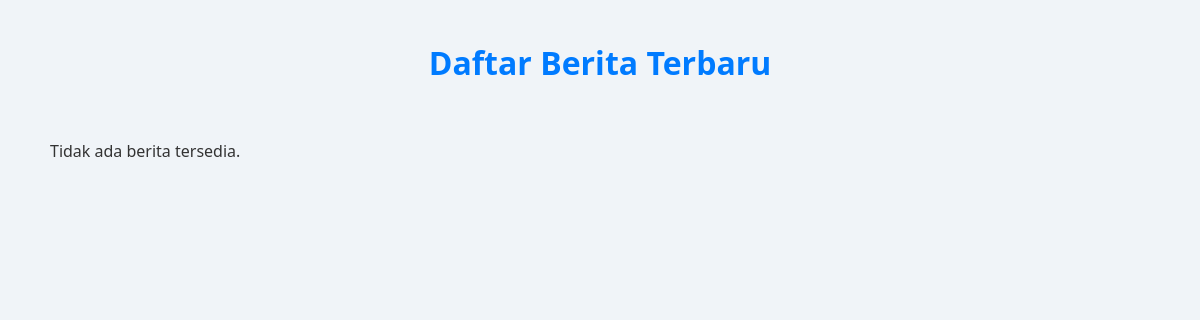
The page /berita/ on the database as committed earlier.
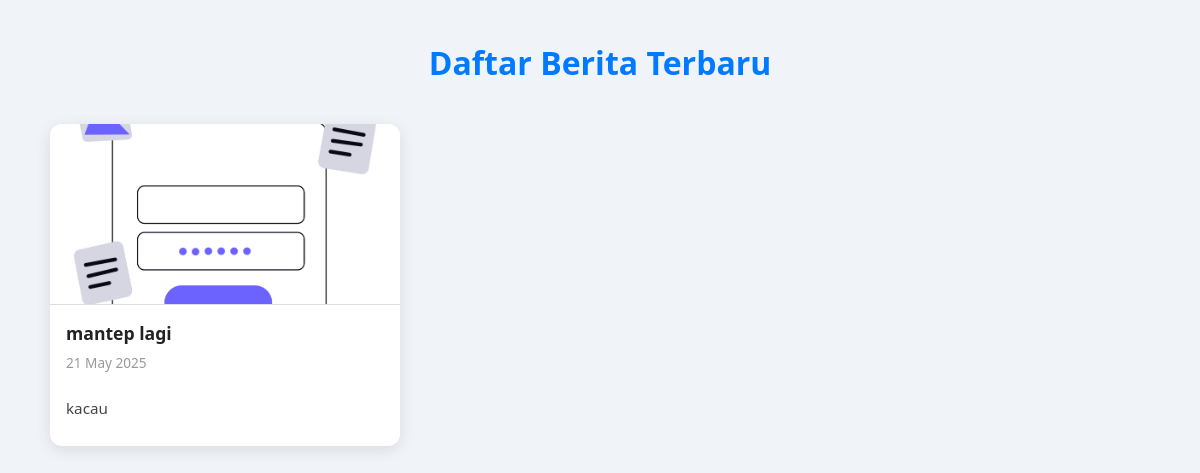
The same page on the database as committed later.
### web/models.py (models this page shows, shortened)
class Berita(models.Model):
    judul = models.CharField(max_length=200)
    isi = models.TextField()
    gambar = models.ImageField(upload_to='berita/')
    tanggal = models.DateTimeField(auto_now_add=True)

### web/views.py (the view)
# urls.py: path('berita/', views.berita_list, name='berita_list'),
def berita_list(request):
    berita = Berita.objects.all().order_by('-tanggal')
    return render(request, 'web/admin/berita_list.html', {'berita': berita})

### web/templates/web/admin/berita_list.html (shortened to what this page needs)
<!DOCTYPE html>
<html lang="id">
<head>
  <link href="https://cdn.jsdelivr.net/npm/aos@2.3.4/dist/aos.css" rel="stylesheet" />
</head>
<body>
  <h1>Daftar Berita Terbaru</h1>
  <div class="berita-container">
    {% for berita in berita %}
      <article class="berita-item" data-aos="fade-up" data-aos-delay="{{ forloop.counter0|add:"100" }}">
        {% if berita.gambar %}
          <img src="{{ berita.gambar.url }}" alt="{{ berita.judul }}" class="berita-image" />
        {% else %}
          <img src="https://via.placeholder.com/400x180?text=No+Image" alt="No Image" class="berita-image" />
        {% endif %}
        <div class="berita-content">
          <h2 class="berita-title">{{ berita.judul }}</h2>
          <time class="berita-date">{{ berita.tanggal|date:"d M Y" }}</time>
          <p class="berita-excerpt">{{ berita.isi|truncatewords:25 }}</p>
        </div>
      </article>
    {% empty %}
      <p>Tidak ada berita tersedia.</p>
    {% endfor %}
  </div>
</body>
</html>

Rows that differ between the two databases and show on the page:
added Berita: gambar (picture), judul "mantep lagi", tanggal "21 May 2025", isi "kacau"
Other text that changed with them:
text no longer shown: "Tidak ada berita tersedia."
